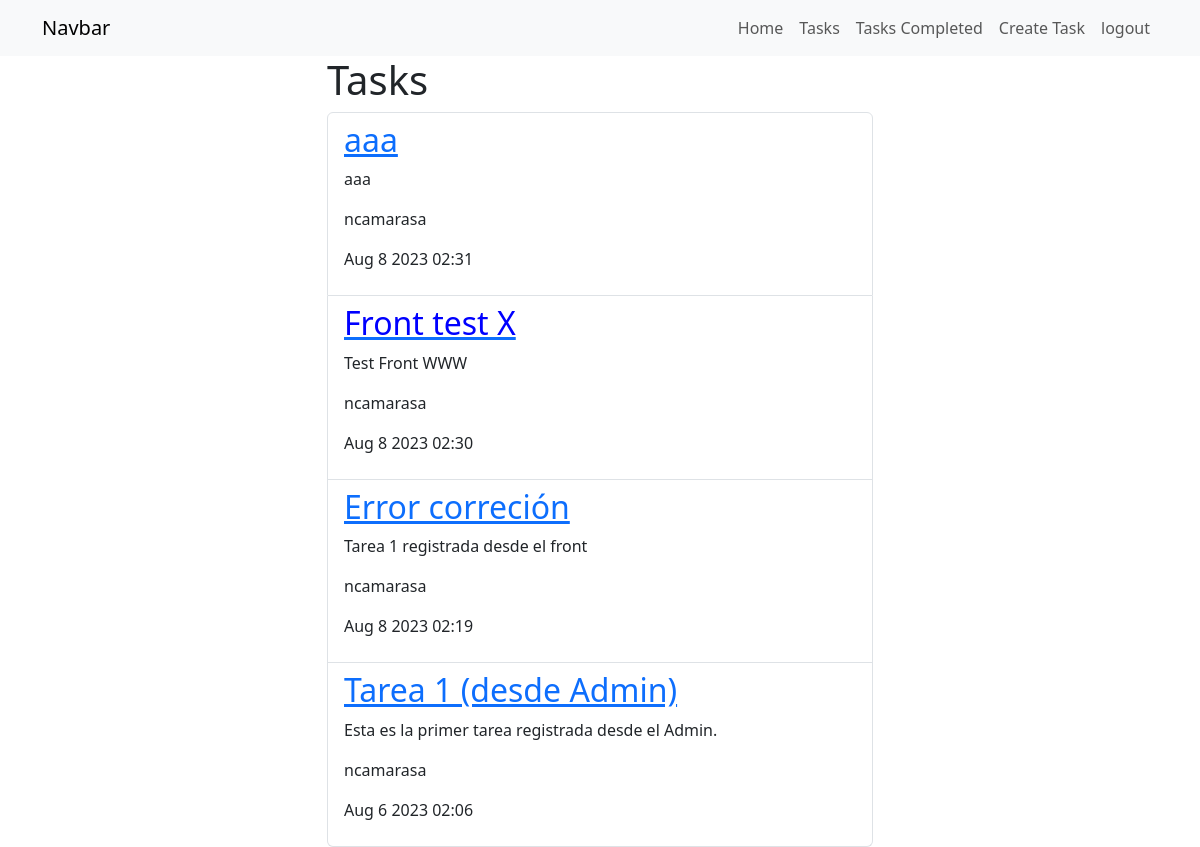
The app's page /tasks_completed/ (signed in) with its own data.
### tasks/models.py (models this page shows, shortened)
class Task(models.Model):
    title = models.CharField(max_length=200)
    description = models.TextField(blank=True)
    created = models.DateTimeField(auto_now_add=True)
    datecompleted = models.DateTimeField(null=True, blank=True)
    important = models.BooleanField(default=False)
    user = models.ForeignKey(User, on_delete=models.CASCADE)

### tasks/views.py (the view)
# urls.py: path("tasks_completed/", views.tasks_completed, name='tasks_completed'),
@login_required
def tasks_completed(request):
    tasks = Task.objects.filter(user=request.user, datecompleted__isnull=False).order_by('-datecompleted')
    return render(request, 'tasks.html', {'tasks': tasks})

### tasks/templates/tasks.html
{% extends 'base.html' %}
{% block content %}
<main class="container">
    <div class="row">
        <div class="col-md-6 offset-md-3">
            <h1>Tasks</h1>
            <ul class="list-group">
                {% for task in tasks %}
                <li class="list-group-item">
                    <a href="{% url 'task_detail' task.id%}">
                        {% if task.important %}
                        <h2>{{task.title}}</h2>
                        {% else %}
                        <h2 style="color:blue">{{task.title}}</h2>
                        {% endif %}
                        </a>
                        <p>{{task.description}}</p>
                        <p>{{task.user.username}}</p>
                        <p>{{task.datecompleted|date:'M j Y h:i'}}</p>
                </li>
                {% endfor %}
            </ul>
        </div>
    </div>
</main>
{% endblock %}

### tasks/templates/base.html (shortened to what this page needs)
<!DOCTYPE html>
<html lang="en">
<head>
    <link href="https://cdn.jsdelivr.net/npm/bootstrap@5.3.1/dist/css/bootstrap.min.css" rel="stylesheet"
>
</head>
<div>
    <nav class="navbar navbar-expand-lg bg-body-tertiary">
        <div class="container">
            <a class="navbar-brand" href="#">Navbar</a>
            <div class="collapse navbar-collapse" id="navbarNav">
                <ul class="navbar-nav ms-auto">
                    <li class="nav-item">
                        <a class="nav-link" href='/'>Home</a>
                    </li>
                    {% if user.is_authenticated %}
                    <li class="nav-item">
                        <a class="nav-link" href="{% url 'tasks' %}">Tasks</a>
                    </li>
                    <li class="nav-item">
                        <a class="nav-link" href="{% url 'tasks_completed' %}">Tasks Completed</a>
                    </li>
                    <li class="nav-item">
                        <a class="nav-link" href='/tasks/create'>Create Task</a>
                    </li>
                    <li class="nav-item">
                        <a class="nav-link" href='/logout'>logout </a>
                    </li>
                    {% endif %}
                </ul>
            </div>
        </div>
    </nav>
    <body>
        {% block content %}
        {% endblock %}
    </body>
</html>

### records on screen
Task: title "aaa", description "aaa", user.username "ncamarasa", datecompleted "Aug 8 2023 02:31"
Task: title "Front test X", description "Test Front WWW", user.username "ncamarasa", datecompleted "Aug 8 2023 02:30"
Task: title "Error correción", description "Tarea 1 registrada desde el front", user.username "ncamarasa", datecompleted "Aug 8 2023 02:19"
Task: title "Tarea 1 (desde Admin)", description "Esta es la primer tarea registrada desde el Admin.", user.username "ncamarasa", datecompleted "Aug 6 2023 02:06"
